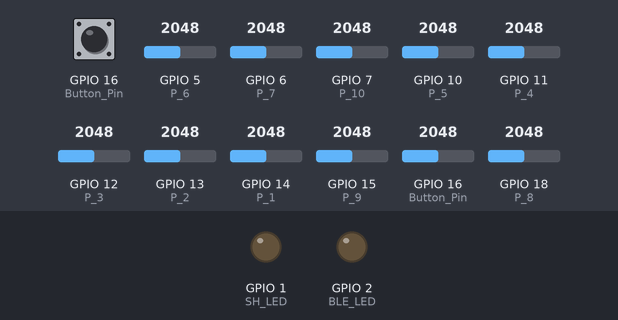
Bench run of a sketch on a simulated ESP32. Parts: output pins drawn as LEDs (lit = HIGH). The inputs (shaded band) are chosen by the test bench; at power-on: GPIO 16 (Button_Pin) = 2048, GPIO 5 (P_6) = 2048, GPIO 6 (P_7) = 2048, GPIO 7 (P_10) = 2048, GPIO 10 (P_5) = 2048, GPIO 11 (P_4) = 2048, GPIO 12 (P_3) = 2048, GPIO 13 (P_2) = 2048, GPIO 14 (P_1) = 2048, GPIO 15 (P_9) = 2048, GPIO 16 (Button_Pin) LOW, GPIO 18 (P_8) = 2048. Nothing arrives over Bluetooth unless stated; a phone connects over Bluetooth LE 3 s after start; what the sketch prints to the serial monitor is not drawn.

Above: at 1.3 s.
1.4 s: GPIO 16 (Button_Pin) set to 4095
4.4 s: GPIO 16 (Button_Pin) set to 3972
At 4.62 s:
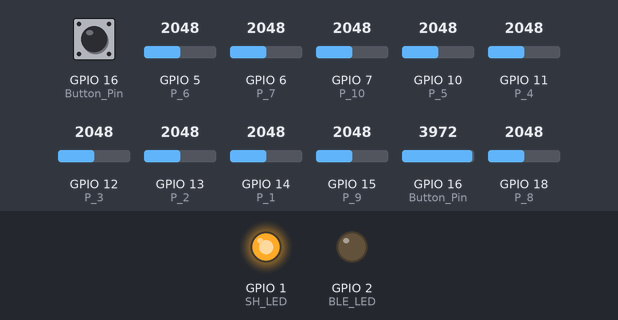
At 5.4 s:
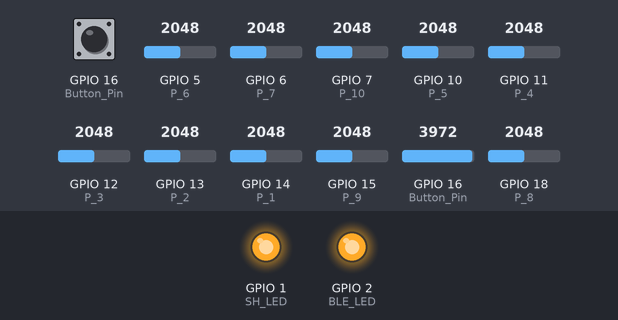
Timing chart, 0 to 7.4 s (numbered marks = the images above; inputs shaded):
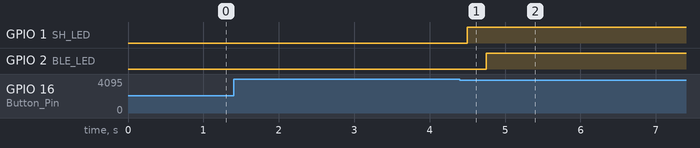

The sketch:

for_PCB.ino
```cpp
#include <BLEDevice.h>
#include <BLEServer.h>
#include <BLEUtils.h>
#include <BLE2902.h>
#include <Adafruit_MPU6050.h>
#include <Adafruit_Sensor.h>
#include <Wire.h>

BLEServer* pServer = NULL;
BLECharacteristic* pSensorCharacteristic = NULL;
bool deviceConnected = false;
bool oldDeviceConnected = false;

#define SERVICE_UUID        "19b10000-e8f2-537e-4f6c-d104768a1214"
#define SENSOR_CHARACTERISTIC_UUID "19b10001-e8f2-537e-4f6c-d104768a1214"

Adafruit_MPU6050 mpu;

const int P_10 = 7;
const int P_9 = 15;
const int P_8 = 18;
const int P_7 = 6;
const int P_6 = 5;
const int P_5 = 10;
const int P_4 = 11;
const int P_3 = 12;
const int P_2 = 13;
const int P_1 = 14;

bool startHike = false;
const int SH_LED = 1;
const int BLE_LED = 2;
const int Button_Pin = 16;

unsigned long curr_time = 0;
unsigned long press_time = 0;
unsigned long press_interval = 4000;


class MyServerCallbacks: public BLEServerCallbacks {
    void onConnect(BLEServer* pServer) {
      deviceConnected = true;
    };

    void onDisconnect(BLEServer* pServer) {
      deviceConnected = false;
    }
};

void setup() {
  Serial.begin(115200);

  // Create the BLE Device
  BLEDevice::init("ESP32");

  // Create the BLE Server
  pServer = BLEDevice::createServer();
  pServer->setCallbacks(new MyServerCallbacks());

  // Create the BLE Service
  BLEService *pService = pServer->createService(SERVICE_UUID);

  // Create a BLE Characteristic for sensor data
  pSensorCharacteristic = pService->createCharacteristic(
                      SENSOR_CHARACTERISTIC_UUID,
                      BLECharacteristic::PROPERTY_READ   |
                      BLECharacteristic::PROPERTY_NOTIFY |
                      BLECharacteristic::PROPERTY_INDICATE
                    );

  pSensorCharacteristic->addDescriptor(new BLE2902());
  // Start the service
  pService->start();

  // Start advertising
  BLEAdvertising *pAdvertising = BLEDevice::getAdvertising();
  pAdvertising->addServiceUUID(SERVICE_UUID);
  pAdvertising->setScanResponse(false);
  pAdvertising->setMinPreferred(0x0);  // set value to 0x00 to not advertise this parameter
  BLEDevice::startAdvertising();
  Serial.println("Waiting a client connection to notify...");

  pinMode(BLE_LED, OUTPUT);
  pinMode(SH_LED, OUTPUT);
  pinMode(Button_Pin, INPUT_PULLDOWN);

  delay(100);
}

void loop() {
    curr_time = millis();
    if (deviceConnected && startHike) {
        // Read potentiometer value
        int v10 = analogRead(P_10);
        int v9 = analogRead(P_9);
        int v8 = analogRead(P_8);
        int v7 = analogRead(P_7);
        int v6 = analogRead(P_6);
        int v5 = analogRead(P_5);
        int v4 = analogRead(P_4);
        int v3 = analogRead(P_3);
        int v2 = analogRead(P_2);
        int v1 = analogRead(P_1);

        // Concatenate sensor data as a single string
        String sensorData = String(v1) + "," + String(v2) + "," + String(v3) + "," + String(v4) + "," + String(v5) + "," + String(v6) + "," + String(v7) + "," + String(v8) + "," + String(v9) + "," + String(v10);

        // Update characteristic value and notify
        pSensorCharacteristic->setValue(sensorData.c_str());
        pSensorCharacteristic->notify();
        Serial.print("New sensor data notified: ");
        Serial.println(sensorData);
        delay(250); // Delay to avoid Bluetooth congestion
        digitalWrite(BLE_LED, HIGH);
    }
    if (!deviceConnected) {
      digitalWrite(BLE_LED, LOW);
    }
    int buttonState = digitalRead(Button_Pin);
    float voltage = analogRead(Button_Pin) * (3.3 / 4095.0); // Assuming the reference voltage is 3.3V and ADC resolution is 12 bits
    Serial.println(String(analogRead(Button_Pin)));
    if (voltage >= 3.25 && (curr_time - press_time  >= press_interval)){
      Serial.println("Button pressed!");
      startHike = !startHike;
      press_time = curr_time;
      delay(500);
    }

    if (startHike) {
      digitalWrite(SH_LED, HIGH); // Turn LED on
    } else {
      digitalWrite(SH_LED, LOW); // Turn LED off
    }

    // Handle disconnecting
    if (!deviceConnected && oldDeviceConnected) {
        Serial.println("Device disconnected.");
        delay(500); // Give the Bluetooth stack the chance to get things ready
        pServer->startAdvertising(); // Restart advertising
        Serial.println("Start advertising");
        oldDeviceConnected = deviceConnected;
    }

    // Handle connecting
    if (deviceConnected && !oldDeviceConnected) {
        // Do stuff here on connecting
        oldDeviceConnected = deviceConnected;
        Serial.println("Device Connected");
    }
}
```

Measured:
- after the input at 4.4 s, GPIO 1 (SH_LED): goes on until 4.5 s, then stays HIGH
